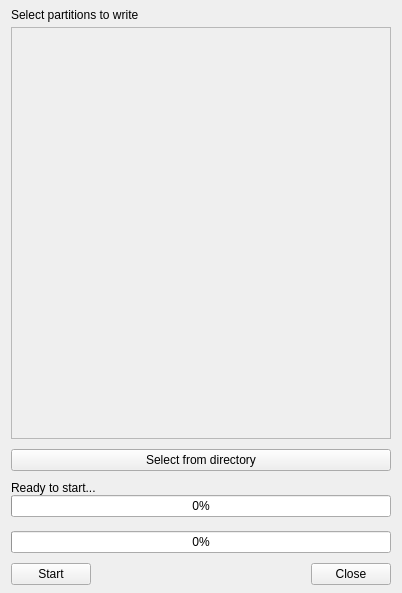
<?xml version="1.0" encoding="UTF-8"?>
<ui version="4.0">
 <class>writepartitionListWidget</class>
 <widget class="QWidget" name="writepartitionListWidget">
  <property name="geometry">
   <rect>
    <x>0</x>
    <y>0</y>
    <width>402</width>
    <height>593</height>
   </rect>
  </property>
  <property name="windowTitle">
   <string>Write partition(s)</string>
  </property>
  <layout class="QGridLayout" name="gridLayout">
   <property name="topMargin">
    <number>8</number>
   </property>
   <property name="bottomMargin">
    <number>8</number>
   </property>
   <property name="spacing">
    <number>0</number>
   </property>
   <item row="0" column="0">
    <widget class="QLabel" name="title">
     <property name="text">
      <string>Select partitions to write</string>
     </property>
     <property name="alignment">
      <set>Qt::AlignLeading|Qt::AlignLeft|Qt::AlignTop</set>
     </property>
    </widget>
   </item>
   <item row="4" column="0">
    <spacer name="verticalSpacer">
     <property name="orientation">
      <enum>Qt::Vertical</enum>
     </property>
     <property name="sizeType">
      <enum>QSizePolicy::Fixed</enum>
     </property>
     <property name="sizeHint" stdset="0">
      <size>
       <width>20</width>
       <height>10</height>
      </size>
     </property>
    </spacer>
   </item>
   <item row="11" column="0">
    <spacer name="verticalSpacer_2">
     <property name="orientation">
      <enum>Qt::Vertical</enum>
     </property>
     <property name="sizeType">
      <enum>QSizePolicy::Fixed</enum>
     </property>
     <property name="sizeHint" stdset="0">
      <size>
       <width>20</width>
       <height>10</height>
      </size>
     </property>
    </spacer>
   </item>
   <item row="10" column="0">
    <widget class="QProgressBar" name="fullProgress">
     <property name="value">
      <number>0</number>
     </property>
    </widget>
   </item>
   <item row="9" column="0">
    <widget class="QLabel" name="fullProgressText">
     <property name="text">
      <string/>
     </property>
    </widget>
   </item>
   <item row="8" column="0">
    <widget class="QProgressBar" name="partProgress">
     <property name="value">
      <number>0</number>
     </property>
    </widget>
   </item>
   <item row="1" column="0">
    <spacer name="verticalSpacer_3">
     <property name="orientation">
      <enum>Qt::Vertical</enum>
     </property>
     <property name="sizeType">
      <enum>QSizePolicy::Fixed</enum>
     </property>
     <property name="sizeHint" stdset="0">
      <size>
       <width>20</width>
       <height>5</height>
      </size>
     </property>
    </spacer>
   </item>
   <item row="7" column="0">
    <widget class="QLabel" name="partProgressText">
     <property name="text">
      <string>Ready to start...</string>
     </property>
    </widget>
   </item>
   <item row="12" column="0">
    <layout class="QHBoxLayout" name="horizontalLayout">
     <item>
      <widget class="QPushButton" name="startBtn">
       <property name="text">
        <string>Start</string>
       </property>
      </widget>
     </item>
     <item>
      <spacer name="horizontalSpacer">
       <property name="orientation">
        <enum>Qt::Horizontal</enum>
       </property>
       <property name="sizeHint" stdset="0">
        <size>
         <width>40</width>
         <height>20</height>
        </size>
       </property>
      </spacer>
     </item>
     <item>
      <widget class="QPushButton" name="closeBtn">
       <property name="text">
        <string>Close</string>
       </property>
      </widget>
     </item>
    </layout>
   </item>
   <item row="6" column="0">
    <spacer name="verticalSpacer_4">
     <property name="orientation">
      <enum>Qt::Vertical</enum>
     </property>
     <property name="sizeType">
      <enum>QSizePolicy::Fixed</enum>
     </property>
     <property name="sizeHint" stdset="0">
      <size>
       <width>20</width>
       <height>10</height>
      </size>
     </property>
    </spacer>
   </item>
   <item row="2" column="0">
    <widget class="QScrollArea" name="partitionList">
     <property name="verticalScrollBarPolicy">
      <enum>Qt::ScrollBarAsNeeded</enum>
     </property>
     <property name="horizontalScrollBarPolicy">
      <enum>Qt::ScrollBarAsNeeded</enum>
     </property>
     <property name="sizeAdjustPolicy">
      <enum>QAbstractScrollArea::AdjustToContentsOnFirstShow</enum>
     </property>
     <property name="widgetResizable">
      <bool>true</bool>
     </property>
     <widget class="QWidget" name="scrollAreaWidgetContents">
      <property name="geometry">
       <rect>
        <x>0</x>
        <y>0</y>
        <width>382</width>
        <height>387</height>
       </rect>
      </property>
     </widget>
    </widget>
   </item>
   <item row="5" column="0">
    <widget class="QPushButton" name="selectfromdir">
     <property name="text">
      <string>Select from directory</string>
     </property>
    </widget>
   </item>
  </layout>
 </widget>
 <resources/>
 <connections/>
</ui>
